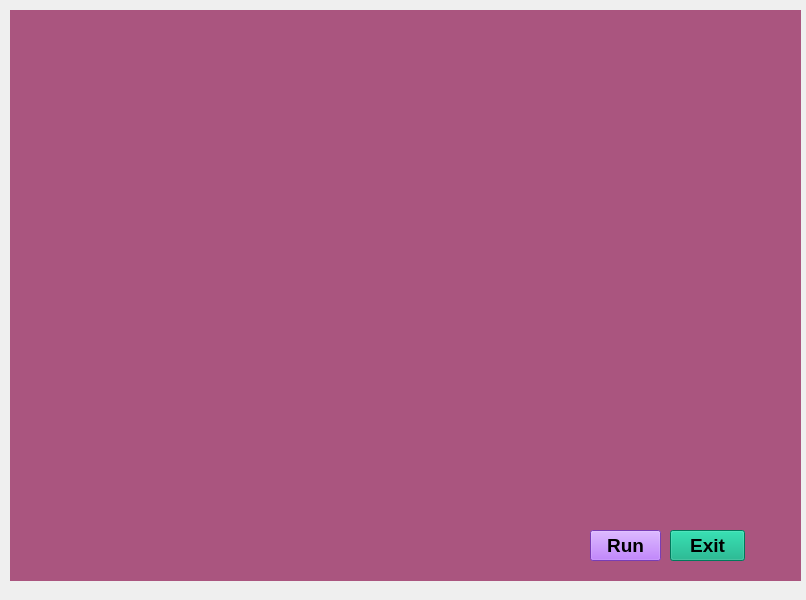
<?xml version="1.0" encoding="UTF-8"?>
<ui version="4.0">
 <class>JarvisUi</class>
 <widget class="QMainWindow" name="JarvisUi">
  <property name="geometry">
   <rect>
    <x>0</x>
    <y>0</y>
    <width>806</width>
    <height>600</height>
   </rect>
  </property>
  <property name="windowTitle">
   <string>MainWindow</string>
  </property>
  <widget class="QWidget" name="centralwidget">
   <widget class="QLabel" name="label">
    <property name="geometry">
     <rect>
      <x>10</x>
      <y>10</y>
      <width>791</width>
      <height>571</height>
     </rect>
    </property>
    <property name="styleSheet">
     <string notr="true">background-color: rgb(170, 85, 127);</string>
    </property>
    <property name="text">
     <string/>
    </property>
    <property name="pixmap">
     <pixmap>iron.gif.gif</pixmap>
    </property>
    <property name="scaledContents">
     <bool>true</bool>
    </property>
   </widget>
   <widget class="QPushButton" name="pushButton">
    <property name="geometry">
     <rect>
      <x>590</x>
      <y>530</y>
      <width>71</width>
      <height>31</height>
     </rect>
    </property>
    <property name="font">
     <font>
      <pointsize>14</pointsize>
      <weight>75</weight>
      <bold>true</bold>
     </font>
    </property>
    <property name="styleSheet">
     <string notr="true">background-color: rgb(170, 85, 255);</string>
    </property>
    <property name="text">
     <string>Run</string>
    </property>
   </widget>
   <widget class="QPushButton" name="pushButton_2">
    <property name="geometry">
     <rect>
      <x>670</x>
      <y>530</y>
      <width>75</width>
      <height>31</height>
     </rect>
    </property>
    <property name="font">
     <font>
      <pointsize>14</pointsize>
      <weight>75</weight>
      <bold>true</bold>
     </font>
    </property>
    <property name="styleSheet">
     <string notr="true">background-color: rgb(0, 170, 127);</string>
    </property>
    <property name="text">
     <string>Exit</string>
    </property>
   </widget>
   <widget class="QLabel" name="label_2">
    <property name="geometry">
     <rect>
      <x>30</x>
      <y>20</y>
      <width>401</width>
      <height>81</height>
     </rect>
    </property>
    <property name="text">
     <string/>
    </property>
    <property name="pixmap">
     <pixmap>T8bahf.gif</pixmap>
    </property>
    <property name="scaledContents">
     <bool>false</bool>
    </property>
   </widget>
   <widget class="QTextBrowser" name="textBrowser">
    <property name="geometry">
     <rect>
      <x>480</x>
      <y>40</y>
      <width>131</width>
      <height>41</height>
     </rect>
    </property>
    <property name="styleSheet">
     <string notr="true">background:transparent;
border-radius:none;</string>
    </property>
   </widget>
   <widget class="QTextBrowser" name="textBrowser_2">
    <property name="geometry">
     <rect>
      <x>610</x>
      <y>40</y>
      <width>121</width>
      <height>41</height>
     </rect>
    </property>
    <property name="styleSheet">
     <string notr="true">background:transparent;
border-radius:none;</string>
    </property>
   </widget>
  </widget>
 </widget>
 <resources/>
 <connections/>
</ui>
